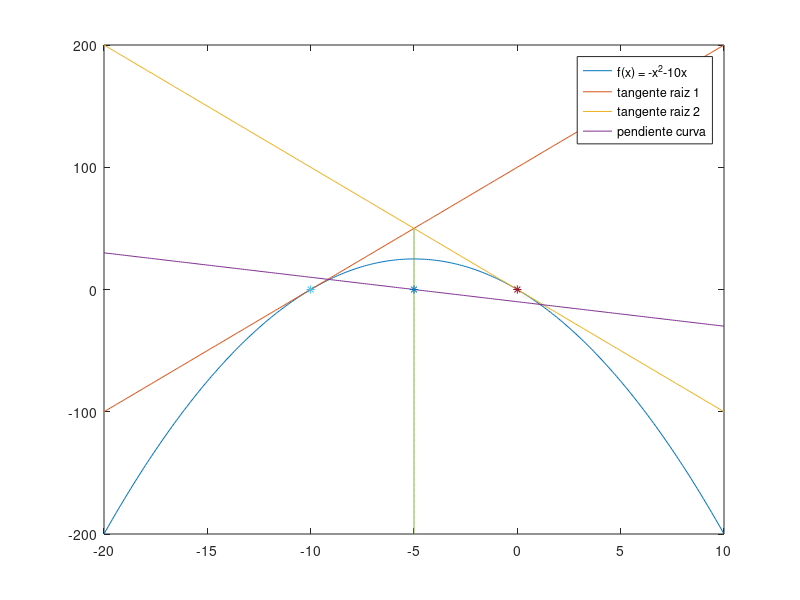

MATLAB code to generate this figure:
# grafica y analisis de -x^2-10x
x=-20:0.1:10;
c=[-1 -10 0]; # coeficientes polinomio (3 términos)
y=polyval(c, x); # valores de la función en rango x = (-20..10)

# paso 1
r=roots (c); #[-10 0] # encuentra las 2 raíces

# paso 2, 1er derivada
#1er derivada
d=polyder (c); #[-2 -10]

# coord. y de 1er derivada (pendiente curva)
z=polyval(d,x);

#recta tangente de un punto (a,b) = f'(a)*(x-a)+f(a)

#primera raiz x = r(1) = -10, y = f(a) = 0
t1=polyval(d, r(1))*(x-r(1))+0;
#segunda raiz x = r(2) = 0, y = f(a) = 0
t2=polyval(d, r(2))*(x-r(2))+0;

#max y - centro
max=roots(d); # raíz de la derivada = -5

maxy = polyval(c, max) * 2;
miny = polyval(c, -20);

# paso 3 - grafica
plot(x,y, x,t1, x,t2, x,z,max*ones(1,251),miny:1:maxy, r(1), 0, "marker", "*", r(2), 0, "marker", "*", max, 0, "marker", "*")
legend("f(x) = -x^2-10x", "tangente raiz 1", "tangente raiz 2", "pendiente curva")
